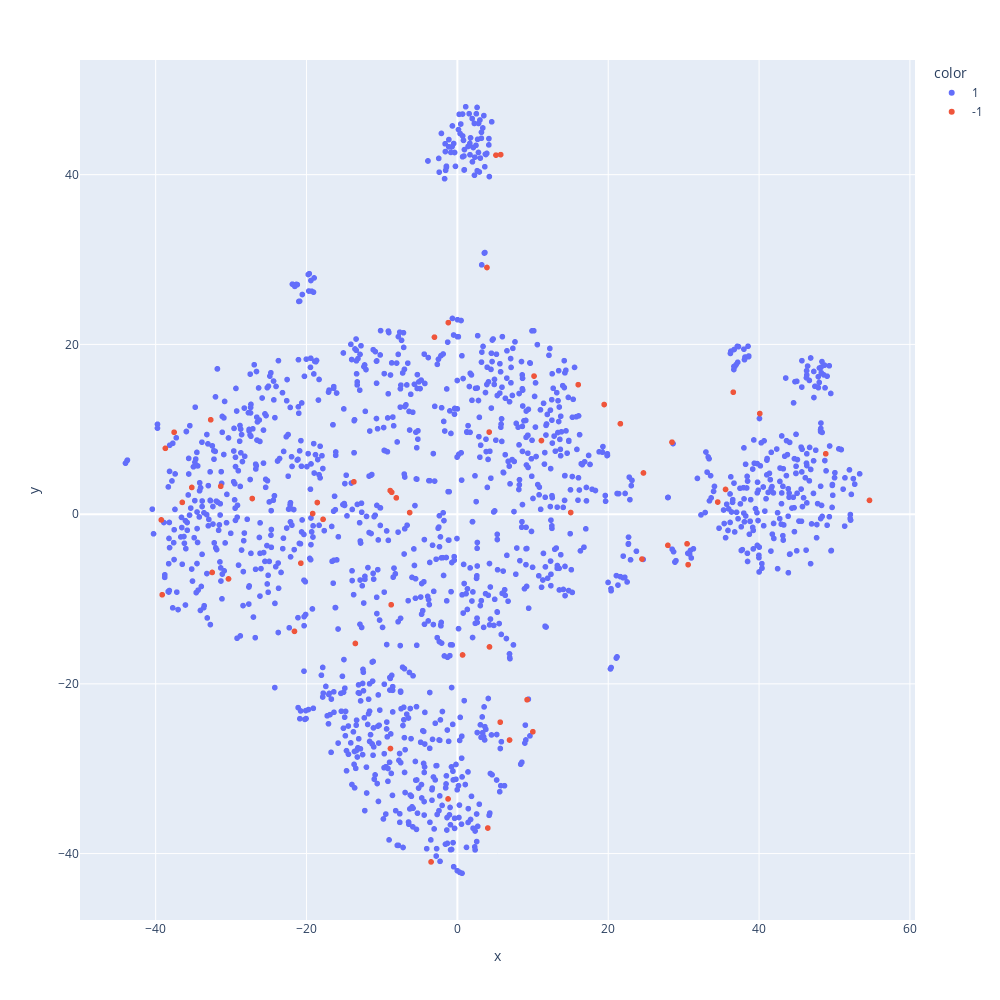

Here is the notebook cell this chart was saved with:
### Code cell
px.scatter(embedding, x="x", y="y", color=pred.apply(str), height=1e3, width=1e3)

### Figure 1 — Plotly figure (JSON) as saved in the notebook; plotly's stock layout.template omitted (floating-point values rounded to 4 significant figures; data arrays with more than 128 entries replaced by an {"elided": "..."} marker saying what was removed)
{"data": [{"hovertemplate": "color=1<br>x=%{x}<br>y=%{y}<extra></extra>", "legendgroup": "1", "marker": {"color": "#636efa", "symbol": "circle"}, "mode": "markers", "name": "1", "showlegend": true, "type": "scattergl", "x": {"elided": "1488 float values"}, "xaxis": "x", "y": {"elided": "1488 float values"}, "yaxis": "y"}, {"hovertemplate": "color=-1<br>x=%{x}<br>y=%{y}<extra></extra>", "legendgroup": "-1", "marker": {"color": "#EF553B", "symbol": "circle"}, "mode": "markers", "name": "-1", "showlegend": true, "type": "scattergl", "x": [10.16, -27.2, -32.51, 30.45, 28.45, -38.71, -39.14, -39.26, 11.14, -21.6, 24.67, -3.49, 4.217, -37.56, 10.01, -8.872, 16.02, -18.57, 6.917, -8.776, -19.19, 30.59, -35.21, 19.46, -1.201, -32.7, 48.84, 34.51, -13.72, -8.097, 40.09, 4.035, 15.03, -1.235, 5.678, 24.48, 36.58, 9.244, 21.61, 35.55, -13.53, -30.34, 5.115, 5.741, -8.703, -3.037, 27.91, 4.258, 0.6884, 3.925, 54.64, -6.325, -36.47, -17.81, -20.75, -31.37, -8.91], "xaxis": "x", "y": [16.26, 1.837, -6.871, -3.497, 8.48, 7.756, -9.502, -0.6822, 8.668, -13.81, 4.85, -40.98, 9.667, 9.648, -25.64, -27.62, 15.25, 1.366, -26.62, -10.68, 0.06504, -5.959, 3.142, 12.91, 22.57, 11.12, 7.112, 1.423, 3.806, 1.917, 11.85, -36.99, 0.1896, -33.56, -24.52, -5.296, 14.36, -21.87, 10.65, 2.909, -15.24, -7.634, 42.3, 42.36, 2.575, 20.85, -3.679, -15.65, -16.6, 29.06, 1.622, 0.1814, 1.386, -0.6156, -5.782, 3.282, 2.772], "yaxis": "y"}], "layout": {"height": 1000, "legend": {"title": {"text": "color"}, "tracegroupgap": 0}, "margin": {"t": 60}, "width": 1000, "xaxis": {"anchor": "y", "domain": [0, 1], "title": {"text": "x"}}, "yaxis": {"anchor": "x", "domain": [0, 1], "title": {"text": "y"}}}}
